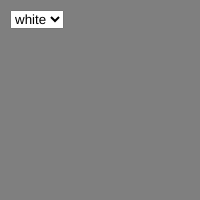
Frame 1 (no input)
Frame 60 (no input): identical to frame 1, image omitted
Frame 120 (the mouse pressed at the canvas centre since frame 60): identical to frame 1, image omitted

The p5.js sketch that drew this single still picture (run headless with seeded random() and noise() and a simulated clock; from frame 60 on, the mouse is pressed at the canvas centre):

// p5.js sketch
// ── sketch.js
var menu, bgColor;

function setup() {
    createCanvas(200, 200);
    textAlign(CENTER);
    bgColor=127;
    menu = createSelect();
    menu.position(10, 10);
    menu.option('white');
    menu.option('grey');
    menu.option('black');
    menu.changed(colorPicker);
}

function draw() {
    background(bgColor);
}

function colorPicker() {
    var choice = menu.value();
    if (choice == 'white') {
        bgColor = 255;
    }
    else if (choice == 'grey') {
        bgColor = 127;
    }
    else if (choice == 'black') {
        bgColor = 0;
    }
    background(bgColor);
}
